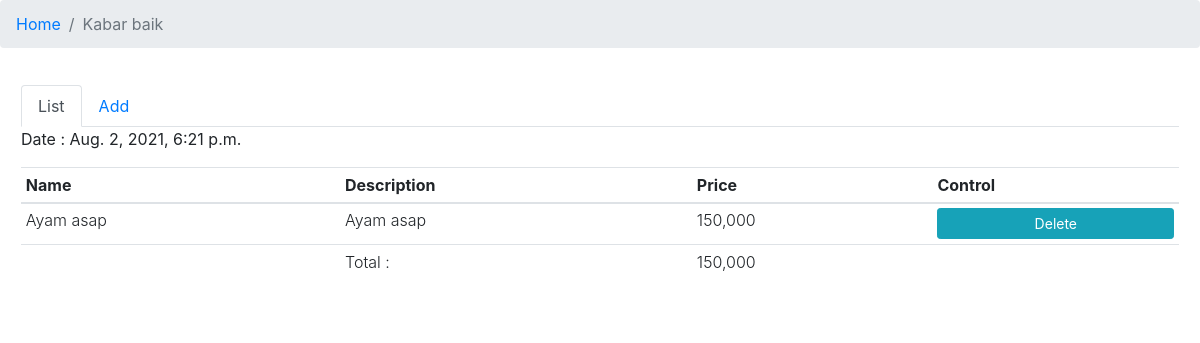
The page /10/detail/ on the database its author committed.
### account/models.py (models this page shows, shortened)
class Penjualan(models.Model):
    user = models.ForeignKey(User, on_delete=models.CASCADE, related_name='penjualans')
    pembeli = models.CharField(max_length=255)
    lunas = models.IntegerField(default=0)
    total = models.IntegerField(default=0)
    pub_date = models.DateTimeField(auto_now_add=True)
    class Meta:
        db_table = 'penjualan'

class Menu(models.Model):
    user = models.ForeignKey(User, on_delete=models.CASCADE, related_name='pakets')
    nama = models.CharField(max_length=255)
    deskripsi = models.CharField(max_length=1000)
    harga = models.IntegerField(default=0)
    pub_date = models.DateTimeField(auto_now_add=True)
    class Meta:
        db_table = 'menu'
    def __str__(self):
        return self.deskripsi

### account/views.py (the view)
# urls.py: path('<int:id>/detail/', penjualan_detail,name='detail'),
def penjualan_detail(request,id):
    datas = PenjualanDetail.objects.filter(penjualan=id)
    menus = Menu.objects.all()
    pembeli = Penjualan.objects.get(pk=id)
    total = 0
    for data in datas:
        x = Menu.objects.get(id=data.menu_id)
        total += x.harga
    new_form = None
    if request.method == 'POST':
        form = PenjualanDetailForm(data=request.POST)
        if form.is_valid():
            new_form = form.save(commit=False)
            new_form.penjualan = pembeli
            new_form.save()
            messages.success(request, "Add item success.")
            return redirect("account:detail",id)
    else:
        form = PenjualanDetailForm()
    return render(request,'account/add_penjualan_detail.html', {'datas':datas, 'menus':menus, 'total':total, 'pembeli':pembeli, 'form':form})

### account/templates/account/add_penjualan_detail.html (shortened to what this page needs)
{% extends 'base.html' %}
{% load humanize %}
{% block breadcrumb %}<li class="breadcrumb-item active" aria-current="page">{{ pembeli.pembeli|capfirst }}</li>{% endblock %}
{% block container %}
<ul class="nav nav-tabs" id="myTab" role="tablist">
  <li class="nav-item">
    <a class="nav-link active" id="home-tab" data-toggle="tab" href="#home" role="tab" aria-controls="home" aria-selected="true">List</a>
  </li>
  <li class="nav-item">
    <a class="nav-link" id="profile-tab" data-toggle="tab" href="#profile" role="tab" aria-controls="profile" aria-selected="false">Add</a>
  </li>
</ul>
<div class="tab-content" id="myTabContent">
  <div class="tab-pane fade show active" id="home" role="tabpanel" aria-labelledby="home-tab">
    <p>Date : {{ pembeli.pub_date }}</p>
    <table class="table table-sm font-weight-light">
      <thead>
        <tr>
          <th>Name</th>
          <th>Description</th>
          <th>Price</th>
          <th>Control</th>
        </tr>
      </thead>
      <tbody>
      {% for data in datas %}
      {% for menu in menus %}
      {% ifequal menu.id data.menu_id %}
      <tr>
        <td>{{menu.nama|capfirst}}</td>
        <td>{{menu.deskripsi|capfirst}}</td>
        <td>{{ menu.harga|intcomma }}</td>
        <td>
          <form action="{% url 'account:delete' data.id pembeli.id %}" method="post">
            <button type="submit" class="btn btn-info btn-sm btn-block">Delete</button>
          </form>
        </td>
      </tr>
      {% endifequal %}
      {% endfor %}
      {% endfor %}
      <tr>
        <td></td>
        <td>Total :</td>
        <td>{{total|intcomma}}</td>
        <td></td>
      </tr>
    </tbody>
    </table>
  </div>
</div>
{% endblock %}

### rows shown on the page
Penjualan: pembeli "Kabar baik", pub_date "Aug. 2, 2021, 6:21 p.m."
Menu: nama "Ayam asap", deskripsi "Ayam asap", harga "150,000"

### other values the page prints
{{ total|intcomma }} "150,000"
